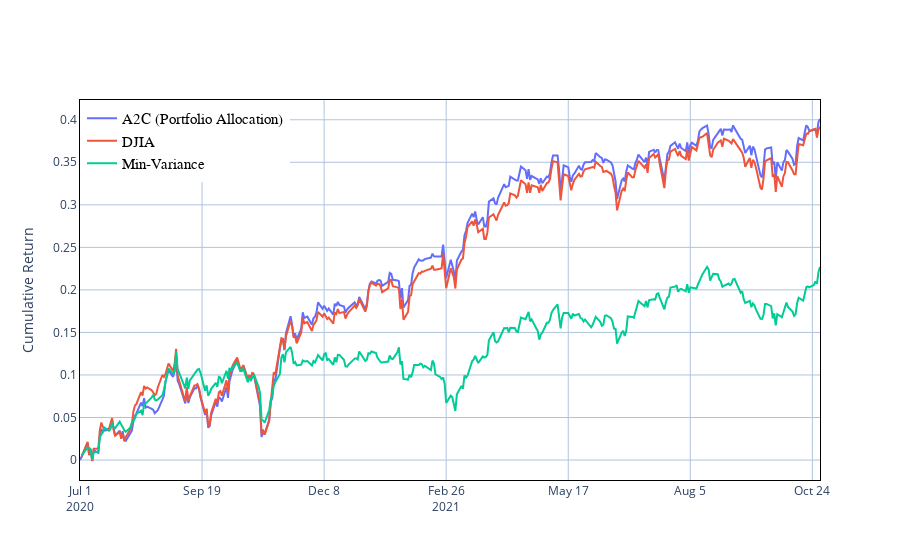

Notebook cell for this chart:
### Code cell
%matplotlib inline
fig = go.Figure()
fig.add_trace(trace0_portfolio)

fig.add_trace(trace1_portfolio)

fig.add_trace(trace2_portfolio)

fig.update_layout(
    legend=dict(
        x=0,
        y=1,
        traceorder="normal",
        font=dict(
            family="sans-serif",
            size=15,
            color="black"
        ),
        bgcolor="White",
        bordercolor="white",
        borderwidth=2

    ),
)
#fig.update_layout(legend_orientation="h")
fig.update_layout(title={
    #'text': "Cumulative Return using FinRL",
    'y': 0.85,
    'x': 0.5,
    'xanchor': 'center',
    'yanchor': 'top'})
#with Transaction cost
#fig.update_layout(title =  'Quarterly Trade Date')
fig.update_layout(
    #    margin=dict(l=20, r=20, t=20, b=20),

    paper_bgcolor='rgba(1,1,0,0)',
    plot_bgcolor='rgba(1, 1, 0, 0)',
    #xaxis_title="Date",
    yaxis_title="Cumulative Return",
    xaxis={'type': 'date',
           'tick0': time_ind[0],
           'tickmode': 'linear',
           'dtick': 86400000.0 * 80}

)
fig.update_xaxes(showline=True, linecolor='black', showgrid=True, gridwidth=1, gridcolor='LightSteelBlue', mirror=True)
fig.update_yaxes(showline=True, linecolor='black', showgrid=True, gridwidth=1, gridcolor='LightSteelBlue', mirror=True)
fig.update_yaxes(zeroline=True, zerolinewidth=1, zerolinecolor='LightSteelBlue')

fig.show()

### Figure 1 — Plotly figure (JSON) as saved in the notebook; plotly's stock layout.template omitted (floating-point values rounded to 4 significant figures; data arrays with more than 128 entries replaced by an {"elided": "..."} marker saying what was removed)
{"data": [{"mode": "lines", "name": "A2C (Portfolio Allocation)", "type": "scatter", "x": {"elided": "337 str values"}, "y": {"elided": "337 float values"}}, {"mode": "lines", "name": "DJIA", "type": "scatter", "x": {"elided": "337 str values"}, "y": {"elided": "337 float values"}}, {"mode": "lines", "name": "Min-Variance", "type": "scatter", "x": {"elided": "337 str values"}, "y": {"elided": "337 float values"}}], "layout": {"legend": {"bgcolor": "White", "bordercolor": "white", "borderwidth": 2, "font": {"color": "black", "family": "sans-serif", "size": 15}, "traceorder": "normal", "x": 0, "y": 1}, "paper_bgcolor": "rgba(1,1,0,0)", "plot_bgcolor": "rgba(1, 1, 0, 0)", "title": {"x": 0.5, "xanchor": "center", "y": 0.85, "yanchor": "top"}, "xaxis": {"dtick": 6912000000, "gridcolor": "LightSteelBlue", "gridwidth": 1, "linecolor": "black", "mirror": true, "showgrid": true, "showline": true, "tick0": "2020-07-01", "tickmode": "linear", "type": "date"}, "yaxis": {"gridcolor": "LightSteelBlue", "gridwidth": 1, "linecolor": "black", "mirror": true, "showgrid": true, "showline": true, "title": {"text": "Cumulative Return"}, "zeroline": true, "zerolinecolor": "LightSteelBlue", "zerolinewidth": 1}}}
